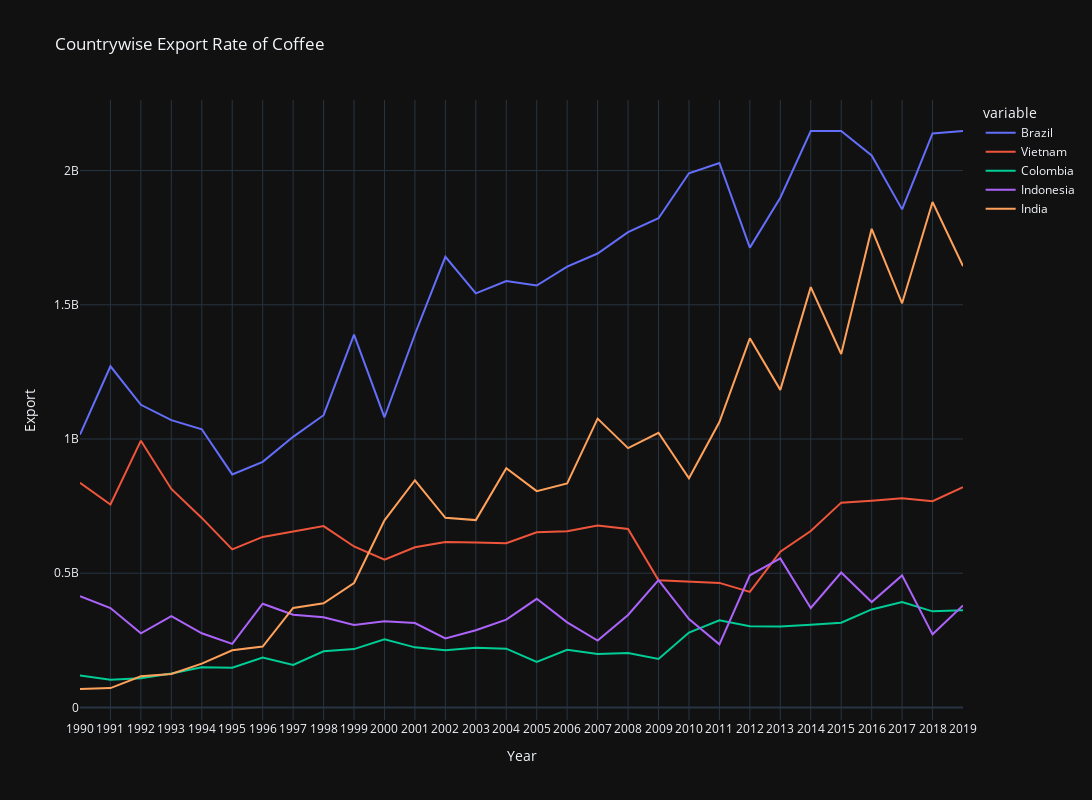

Notebook code for this chart:
### Code cell
# Eksport kawy top 5 eksporterów na przestrzeni lat
fig = px.line(top_exportation, x = top_exportation.index, y= top_exportation.columns[0:],labels={
    "Country": "Countries",
    "value": "Export"}, title='Countrywise Export Rate of Coffee',width=1200, height=800)
fig.show()

### Figure 1 — Plotly figure (JSON) as saved in the notebook; plotly's stock layout.template omitted (floating-point values rounded to 4 significant figures)
{"data": [{"hovertemplate": "variable=Brazil<br>Year=%{x}<br>Export=%{y}<extra></extra>", "legendgroup": "Brazil", "line": {"color": "#636efa", "dash": "solid"}, "marker": {"symbol": "circle"}, "mode": "lines", "name": "Brazil", "orientation": "v", "showlegend": true, "x": ["1990", "1991", "1992", "1993", "1994", "1995", "1996", "1997", "1998", "1999", "2000", "2001", "2002", "2003", "2004", "2005", "2006", "2007", "2008", "2009", "2010", "2011", "2012", "2013", "2014", "2015", "2016", "2017", "2018", "2019"], "xaxis": "x", "y": [1016160000, 1270980000, 1127460000, 1070280000, 1036380000, 868080000, 915060000, 1008060000, 1088640000, 1388940000, 1080960000, 1390320000, 1678920000, 1542660000, 1588680000, 1571880000, 1642140000, 1691040000, 1770600000, 1822680000, 1990020000, 2028360000, 1712940000, 1899060000, 2147483648, 2147483648, 2056140000, 1855500000, 2138220000, 2147483648], "yaxis": "y", "type": "scatter"}, {"hovertemplate": "variable=Vietnam<br>Year=%{x}<br>Export=%{y}<extra></extra>", "legendgroup": "Vietnam", "line": {"color": "#EF553B", "dash": "solid"}, "marker": {"symbol": "circle"}, "mode": "lines", "name": "Vietnam", "orientation": "v", "showlegend": true, "x": ["1990", "1991", "1992", "1993", "1994", "1995", "1996", "1997", "1998", "1999", "2000", "2001", "2002", "2003", "2004", "2005", "2006", "2007", "2008", "2009", "2010", "2011", "2012", "2013", "2014", "2015", "2016", "2017", "2018", "2019"], "xaxis": "x", "y": [836640000, 755940000, 993840000, 814080000, 706080000, 588840000, 635280000, 655140000, 675600000, 599700000, 550620000, 596640000, 616380000, 614640000, 611640000, 652260000, 656700000, 678000000, 665100000, 473640000, 469320000, 464040000, 430200000, 580200000, 657240000, 762960000, 769860000, 779100000, 768480000, 820320000], "yaxis": "y", "type": "scatter"}, {"hovertemplate": "variable=Colombia<br>Year=%{x}<br>Export=%{y}<extra></extra>", "legendgroup": "Colombia", "line": {"color": "#00cc96", "dash": "solid"}, "marker": {"symbol": "circle"}, "mode": "lines", "name": "Colombia", "orientation": "v", "showlegend": true, "x": ["1990", "1991", "1992", "1993", "1994", "1995", "1996", "1997", "1998", "1999", "2000", "2001", "2002", "2003", "2004", "2005", "2006", "2007", "2008", "2009", "2010", "2011", "2012", "2013", "2014", "2015", "2016", "2017", "2018", "2019"], "xaxis": "x", "y": [118740000, 103620000, 108960000, 126120000, 149760000, 148020000, 186180000, 158400000, 209220000, 217320000, 253740000, 223800000, 213000000, 222420000, 218820000, 169740000, 214680000, 199140000, 202620000, 180420000, 278820000, 324840000, 302640000, 301980000, 307860000, 315720000, 365160000, 392520000, 358020000, 361680000], "yaxis": "y", "type": "scatter"}, {"hovertemplate": "variable=Indonesia<br>Year=%{x}<br>Export=%{y}<extra></extra>", "legendgroup": "Indonesia", "line": {"color": "#ab63fa", "dash": "solid"}, "marker": {"symbol": "circle"}, "mode": "lines", "name": "Indonesia", "orientation": "v", "showlegend": true, "x": ["1990", "1991", "1992", "1993", "1994", "1995", "1996", "1997", "1998", "1999", "2000", "2001", "2002", "2003", "2004", "2005", "2006", "2007", "2008", "2009", "2010", "2011", "2012", "2013", "2014", "2015", "2016", "2017", "2018", "2019"], "xaxis": "x", "y": [414180000, 370260000, 276240000, 339720000, 276300000, 236820000, 386400000, 345300000, 335880000, 306900000, 321480000, 314580000, 257160000, 287700000, 327360000, 404640000, 316800000, 248940000, 344460000, 474420000, 329340000, 235200000, 492360000, 555300000, 370500000, 502740000, 392700000, 491880000, 272340000, 380040000], "yaxis": "y", "type": "scatter"}, {"hovertemplate": "variable=India<br>Year=%{x}<br>Export=%{y}<extra></extra>", "legendgroup": "India", "line": {"color": "#FFA15A", "dash": "solid"}, "marker": {"symbol": "circle"}, "mode": "lines", "name": "India", "orientation": "v", "showlegend": true, "x": ["1990", "1991", "1992", "1993", "1994", "1995", "1996", "1997", "1998", "1999", "2000", "2001", "2002", "2003", "2004", "2005", "2006", "2007", "2008", "2009", "2010", "2011", "2012", "2013", "2014", "2015", "2016", "2017", "2018", "2019"], "xaxis": "x", "y": [68700000, 72060000, 116280000, 124320000, 163260000, 212760000, 226740000, 370680000, 388020000, 463620000, 697080000, 846360000, 706260000, 697860000, 891540000, 805920000, 834300000, 1076160000, 966060000, 1023120000, 853740000, 1063020000, 1375200000, 1183080000, 1565820000, 1316640000, 1783260000, 1505520000, 1883100000, 1644000000], "yaxis": "y", "type": "scatter"}], "layout": {"xaxis": {"anchor": "y", "domain": [0.0, 1.0], "title": {"text": "Year"}}, "yaxis": {"anchor": "x", "domain": [0.0, 1.0], "title": {"text": "Export"}}, "legend": {"title": {"text": "variable"}, "tracegroupgap": 0}, "title": {"text": "Countrywise Export Rate of Coffee"}, "height": 800, "width": 1200}}
